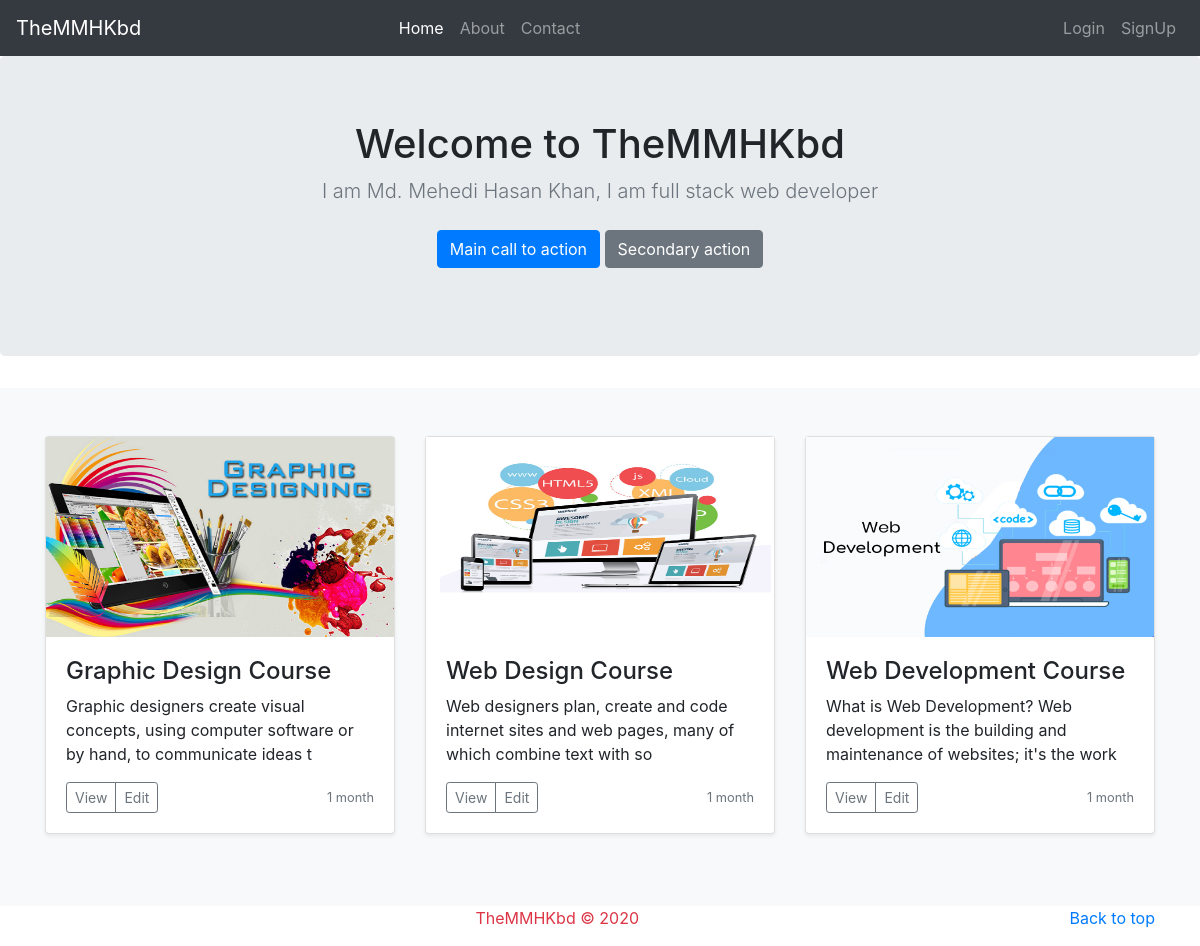
The page / on the database its author committed.
### skill/models.py (models this page shows, shortened)
class Myskill(models.Model):
    image = models.ImageField(upload_to='skillimage/')
    title = models.CharField(max_length=50,blank=False)
    desc = models.TextField(max_length=500,blank=True)
    datetime = models.DateTimeField(auto_now_add=True)
    def summary(self):
        return self.desc[0:100]

### skill/views.py (the view)
# urls.py: path('',views.homepage,name='home'),
def homepage(request):
    item = Myskill.objects.all()
    title = 'Welcome to TheMMHKbd'
    desc = 'I am Md. Mehedi Hasan Khan, I am full stack web developer'
    context = {
            'title':title,
            'description':desc,
            'data':item
        }
    return render(request,'index.html',context)

### templates/index.html (shortened to what this page needs)
{% extends 'base.html' %}
{% block contant %}
<main role="main">
  <section class="jumbotron text-center">
    <div class="container">
      <h1>{{ title }}</h1>
      <p class="lead text-muted">
        {{description}}
      </p>
      <p>
        <a href="#" class="btn btn-primary my-2">Main call to action</a>
        <a href="#" class="btn btn-secondary my-2">Secondary action</a>
      </p>
    </div>
  </section>
  <div class="album py-5 bg-light">
    <div class="container">
      <div class="row">
        {% for item in data %}
        <div class="col-md-4">
          <div class="card mb-4 shadow-sm">
            <img style="width: 100%;height: 200px;" src="{{ item.image.url }}" alt="">
            <div class="card-body">
              <h4>{{ item.title }}</h4>
              <p class="card-text">{{ item.summary }}</p>
              <div class="d-flex justify-content-between align-items-center">
                <div class="btn-group">
                  <button type="button" class="btn btn-sm btn-outline-secondary">View</button>
                  <button type="button" class="btn btn-sm btn-outline-secondary">Edit</button>
                </div>
                <small class="text-muted">{{ item.datetime | timesince }}</small>
              </div>
            </div>
          </div>
        </div>
        {% endfor %}
      </div>
    </div>
  </div>
</main>
<footer class="text-muted">
  <div class="container">
    <p class="float-right">
      <a href="#">Back to top</a>
    </p>
    <p class="text-center text-danger">TheMMHKbd &copy; {% now 'Y' %}</p>
  </div>
</footer>
{% endblock %}

### templates/base.html (shortened to what this page needs)
<!doctype html>
<html lang="en">
  <head>
    <link rel="stylesheet" href="https://stackpath.bootstrapcdn.com/bootstrap/4.5.0/css/bootstrap.min.css">
  </head>
  <body>
<nav class="navbar navbar-expand-lg navbar-dark bg-dark">
    <a class="navbar-brand" href="{% url 'home' %}">TheMMHKbd</a>
    <div class="collapse navbar-collapse" id="navbarSupportedContent">
      <ul class="navbar-nav mr-auto ml-auto">
        <li class="nav-item active">
          <a class="nav-link" href="{% url 'home' %}">Home <span class="sr-only">(current)</span></a>
        </li>
        <li class="nav-item">
          <a class="nav-link" href="{% url 'about' %}">About</a>
        </li>
        <li class="nav-item">
          <a class="nav-link" href="{% url 'contact' %}">Contact</a>
        </li>
      </ul>
      <ul class="navbar-nav ml-auto">
        {% if user.is_authenticated %}
        <li class="nav-item">
          <a class="nav-link" href="{% url 'logout' %}">Logout</a>
        </li>
        {% else %}
        <li class="nav-item">
          <a class="nav-link" href="{% url 'login' %}">Login</a>
        </li>
        <li class="nav-item">
          <a class="nav-link" href="{% url 'contact' %}">SignUp</a>
        </li>
        {% endif %}
      </ul>
    </div>
  </nav>
        {% block contant %}
        {% endblock %}
  </body>
</html>

### rows shown on the page
Myskill: image (picture), title "Graphic Design Course", summary "Graphic designers create visual concepts, using computer software or by hand, to communicate ideas t", datetime "1 month"
Myskill: image (picture), title "Web Design Course", summary "Web designers plan, create and code internet sites and web pages, many of which combine text with so", datetime "1 month"
Myskill: image (picture), title "Web Development Course", summary "What is Web Development? Web development is the building and maintenance of websites; it's the work", datetime "1 month"

### other values the page prints
{{ title }} "Welcome to TheMMHKbd"
{{ description }} "I am Md. Mehedi Hasan Khan, I am full stack web developer"
